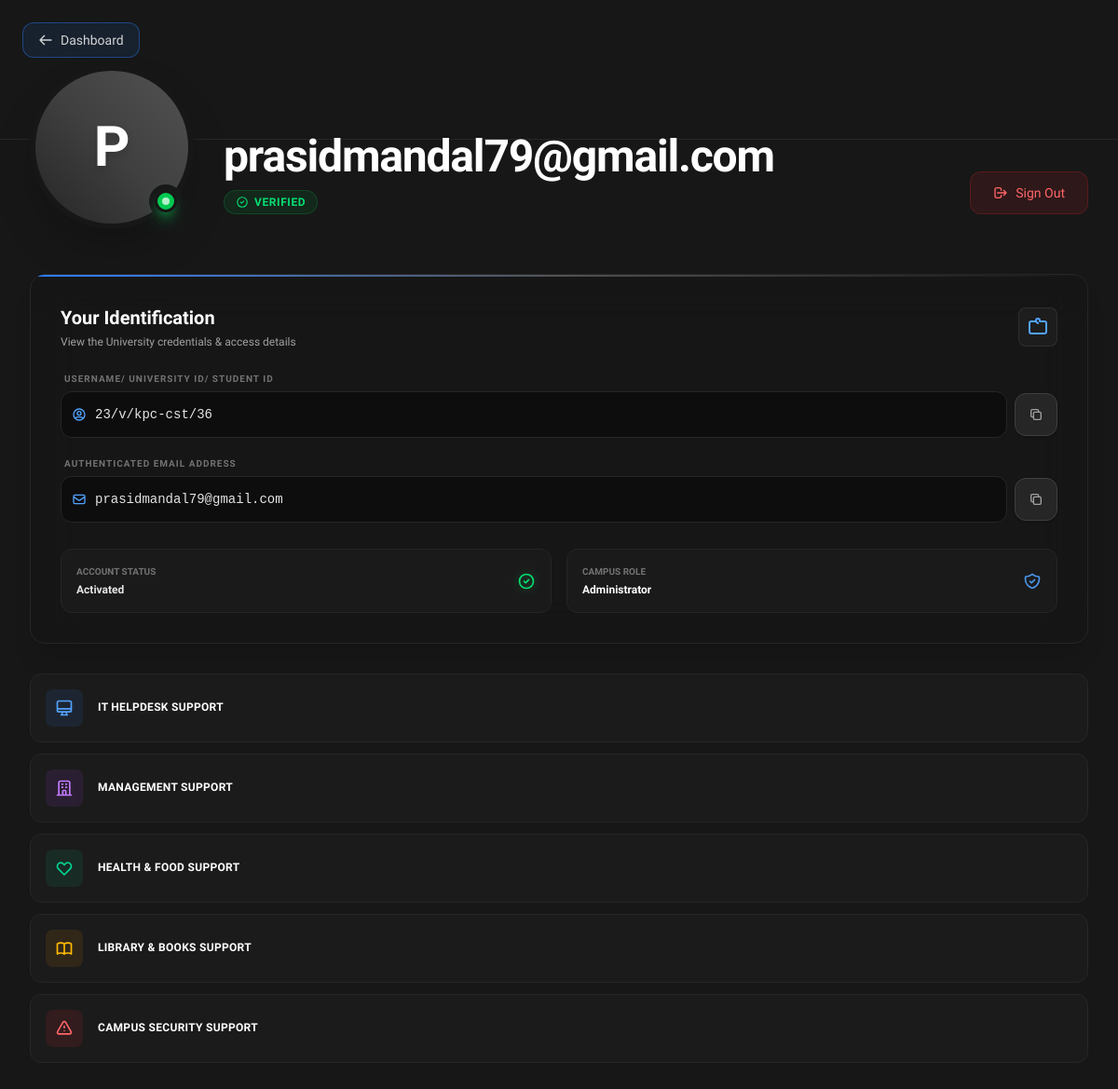
The page /pages/account.php (signed in) on the database its author committed.
### tables this page shows
CREATE TABLE `users` (
  `id` int(11) NOT NULL,
  `username` varchar(50) NOT NULL,
  `email` varchar(100) NOT NULL,
  `age` tinyint(3) UNSIGNED NOT NULL,
  `gender` enum('male','female','prefer_not') NOT NULL,
  `password_hash` varchar(255) NOT NULL CHECK (char_length(`password_hash`) >= 60),
  `is_admin` tinyint(1) NOT NULL DEFAULT 0,
  `created_at` timestamp NOT NULL DEFAULT current_timestamp()
);

### src/pages/account.php (the view, shortened to what the rows shown need)
<?php
include './../core/connection.php';
$user_id = $_SESSION['user_id'] ?? null;
$username = 'Unknown';
$email = 'Unknown';
$stmt = $conn->prepare("SELECT username, email, is_admin FROM users WHERE id = ? LIMIT 1");
if ($stmt) {
    $stmt->bind_param("i", $user_id);
    $stmt->execute();
    $stmt->bind_result($db_username, $db_email, $db_is_admin);
    if ($stmt->fetch()) {
        $username = $db_username;
        $email = $db_email;
    }
}
$email_initial = strtoupper(substr($email, 0, 1));
?>
<!DOCTYPE html>
<html lang="en">
<head>
    <link rel="stylesheet" href="./../src/output.css">
</head>
<body class="bg-neutral-900 text-gray-200 min-h-screen flex flex-col antialiased selection:bg-blue-500/30"
    style="font-family: 'Lexend Deca', system-ui, -apple-system, BlinkMacSystemFont, sans-serif;">
    <div class="flex-1 w-full max-w-7xl mx-auto px-4 sm:px-6 lg:px-8 -mt-12 md:-mt-20 relative z-10 pb-12">
        <div class="flex flex-col md:flex-row items-center md:items-end gap-4 md:gap-8 mb-8 md:mb-12">
            <div class="relative shrink-0 group">
                <div
                    class="w-28 h-28 md:w-44 md:h-44 rounded-full bg-neutral-900 border-4 md:border-[6px] border-neutral-900 shadow-2xl flex items-center justify-center relative overflow-hidden">
                    <div
                        class="absolute inset-0 bg-gradient-to-tr from-neutral-800 via-neutral-700 to-neutral-600 group-hover:scale-110 transition-transform duration-700">
                    </div>
                    <span class="relative z-10 text-4xl md:text-6xl font-bold text-white drop-shadow-lg">
                        <?php echo $email_initial; ?>
                    </span>
                </div>
            </div>
            <div class="flex-1 w-full text-center md:text-left pb-0 md:pb-4">
                <h1 class="text-2xl md:text-5xl font-bold text-white tracking-tight mb-3 break-all md:break-normal">
                    <?php echo htmlspecialchars($email); ?>
                </h1>
                <div class="flex flex-wrap items-center justify-center md:justify-start gap-2 md:gap-3">
                    <span
                        class="inline-flex items-center gap-1.5 px-3 py-1 rounded-full border bg-green-500/10 border-green-500/20 text-green-400 text-[10px] md:text-xs font-bold uppercase tracking-wider backdrop-blur-md">
                    </span>
                </div>
            </div>
        </div>
        <div class="grid grid-cols-1 xl:grid-cols-3 gap-6 md:gap-8">
            <div class="xl:col-span-2 space-y-6">
                <div
                    class="bg-neutral-900/60 backdrop-blur-xl border border-neutral-800 rounded-2xl p-5 md:p-8 shadow-xl relative overflow-hidden h-full">
                    <div class="flex items-center justify-between mb-6">
                        <div>
                            <h2 class="text-lg md:text-xl font-bold text-white">Your Identification</h2>
                        </div>
                    </div>
                    <div class="grid grid-cols-1 gap-5">
                        <div class="group">
                            <div class="flex items-center gap-2">
                                <div class="relative flex-1 min-w-0">
                                    <div class="absolute inset-y-0 left-0 pl-3 flex items-center pointer-events-none">
                                    </div>
                                    <div
                                        class="w-full bg-black/40 border border-neutral-800 text-neutral-200 text-sm rounded-xl py-3.5 pl-9 pr-4 font-mono truncate group-hover:border-neutral-700 transition-colors">
                                        <?php echo htmlspecialchars($username); ?>
                                    </div>
                                </div>
                            </div>
                        </div>
                        <div class="group">
                            <div class="flex items-center gap-2">
                                <div class="relative flex-1 min-w-0">
                                    <div class="absolute inset-y-0 left-0 pl-3 flex items-center pointer-events-none">
                                    </div>
                                    <div
                                        class="w-full bg-black/40 border border-neutral-800 text-neutral-200 text-sm rounded-xl py-3.5 pl-9 pr-4 font-mono truncate group-hover:border-neutral-700 transition-colors">
                                        <?php echo htmlspecialchars($email); ?>
                                    </div>
                                </div>
                            </div>
                        </div>
                    </div>
                </div>
            </div>
        </div>
    </div>
</body>
</html>

### rows shown on the page
users: email "P", email "prasidmandal79@gmail.com", username "23/v/kpc-cst/36"
